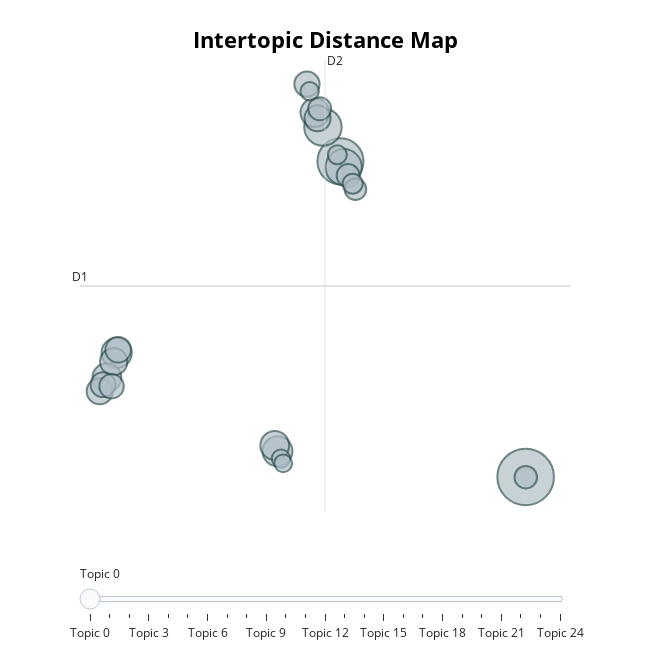

Notebook code cell kept with this figure:
### Markdown cell above
Визуализируем результаты. карта интерактивная

### Code cell
topic_model.visualize_topics()

### Figure 1 — Plotly figure (JSON) as saved in the notebook; plotly's stock layout.template omitted (floating-point values rounded to 4 significant figures)
{"data": [{"customdata": [[0, "время | таки | очень | вс | настя", 151], [1, "нужно | резюме | работы | работу | компании", 100], [2, "менти | менторство | ментора | наставничество | женщин", 66], [3, "сотрудников | управление | навыки | наставничество | мышление", 62], [4, "всем | привет | поиске | буду | работы", 43], [5, "работы | преподавание | русском | языке | россии", 42], [6, "потрясающийнаставник | ваше | благодарю | наставничество | отзыв", 39], [7, "война | беларуси | россии | войну | кипре", 39], [8, "работа | опыт | разработчиков | разработка | стек", 39], [9, "готов | всем | буду | привет | работы", 35], [10, "тестовое | тестовые | тестирование | очень | тестировщика", 32], [11, "онлайн | курс | ментором | обучения | курса", 32], [12, "сообщаю | начинаю | удовольствием | должности | новой", 31], [13, "спасибо | ще | очень | хочу | един", 30], [14, "сервер | которые | разработчики | нужно | программисты", 29], [15, "данных | процессов | управления | знаниями | управление", 28], [16, "английский | английского | языка | тест | английском", 25], [17, "маркетингу | работы | мечты | компании | вддлу", 25], [18, "болады | видео | подумал | алай | сергей", 24], [19, "опыт | знание | работы | слой | вакансия", 22], [20, "вакансия | работы | продаж | опыт | рф", 19], [21, "могу | очень | год | задачи | решать", 17], [22, "стажировки | стажировка | казахстана | программы | которые", 16], [23, "се | рады | биде | хакатонот | долларов", 16], [24, "вакансий | поиска | работы | сша | портал", 15]], "hovertemplate": "<b>Topic %{customdata[0]}</b><br>%{customdata[1]}<br>Size: %{customdata[2]}", "legendgroup": "", "marker": {"color": "#B0BEC5", "line": {"color": "DarkSlateGrey", "width": 2}, "size": [151, 100, 66, 62, 43, 42, 39, 39, 39, 35, 32, 32, 31, 30, 29, 28, 25, 25, 24, 22, 19, 17, 16, 16, 15], "sizemode": "area", "sizeref": 0.09438, "symbol": "circle"}, "mode": "markers", "name": "", "orientation": "v", "showlegend": false, "type": "scatter", "x": [23.7, 8.799, 7.392, 9.058, -9.203, 3.737, 6.744, 3.515, -9.99, -9.439, -10.57, 6.955, -9.081, 6.106, -10.3, -9.613, 7.133, 9.417, 23.71, 10.01, 9.782, 8.55, 4.014, 6.324, 4.193], "xaxis": "x", "y": [-8.795, 3.169, 4.472, 2.946, -4.089, -7.824, 5.016, -7.601, -5.03, -4.426, -5.549, 4.798, -3.976, 6.096, -5.3, -5.358, 5.162, 2.63, -8.804, 2.111, 2.321, 3.415, -8.101, 5.827, -8.28], "yaxis": "y"}], "layout": {"annotations": [{"showarrow": false, "text": "D1", "x": -12.15, "y": -1.558, "yshift": 10}, {"showarrow": false, "text": "D2", "x": 7.557, "xshift": 10, "y": 7.01}], "height": 650, "hoverlabel": {"bgcolor": "white", "font": {"family": "Rockwell", "size": 16}}, "legend": {"itemsizing": "constant", "tracegroupgap": 0}, "margin": {"t": 60}, "shapes": [{"line": {"color": "#CFD8DC", "width": 2}, "type": "line", "x0": 7.557, "x1": 7.557, "y0": -10.12, "y1": 7.01}, {"line": {"color": "#9E9E9E", "width": 2}, "type": "line", "x0": -12.15, "x1": 27.27, "y0": -1.558, "y1": -1.558}], "sliders": [{"active": 0, "pad": {"t": 50}, "steps": [{"args": [{"marker.color": [["red", "#B0BEC5", "#B0BEC5", "#B0BEC5", "#B0BEC5", "#B0BEC5", "#B0BEC5", "#B0BEC5", "#B0BEC5", "#B0BEC5", "#B0BEC5", "#B0BEC5", "#B0BEC5", "#B0BEC5", "#B0BEC5", "#B0BEC5", "#B0BEC5", "#B0BEC5", "#B0BEC5", "#B0BEC5", "#B0BEC5", "#B0BEC5", "#B0BEC5", "#B0BEC5", "#B0BEC5"]]}], "label": "Topic 0", "method": "update"}, {"args": [{"marker.color": [["#B0BEC5", "red", "#B0BEC5", "#B0BEC5", "#B0BEC5", "#B0BEC5", "#B0BEC5", "#B0BEC5", "#B0BEC5", "#B0BEC5", "#B0BEC5", "#B0BEC5", "#B0BEC5", "#B0BEC5", "#B0BEC5", "#B0BEC5", "#B0BEC5", "#B0BEC5", "#B0BEC5", "#B0BEC5", "#B0BEC5", "#B0BEC5", "#B0BEC5", "#B0BEC5", "#B0BEC5"]]}], "label": "Topic 1", "method": "update"}, {"args": [{"marker.color": [["#B0BEC5", "#B0BEC5", "red", "#B0BEC5", "#B0BEC5", "#B0BEC5", "#B0BEC5", "#B0BEC5", "#B0BEC5", "#B0BEC5", "#B0BEC5", "#B0BEC5", "#B0BEC5", "#B0BEC5", "#B0BEC5", "#B0BEC5", "#B0BEC5", "#B0BEC5", "#B0BEC5", "#B0BEC5", "#B0BEC5", "#B0BEC5", "#B0BEC5", "#B0BEC5", "#B0BEC5"]]}], "label": "Topic 2", "method": "update"}, {"args": [{"marker.color": [["#B0BEC5", "#B0BEC5", "#B0BEC5", "red", "#B0BEC5", "#B0BEC5", "#B0BEC5", "#B0BEC5", "#B0BEC5", "#B0BEC5", "#B0BEC5", "#B0BEC5", "#B0BEC5", "#B0BEC5", "#B0BEC5", "#B0BEC5", "#B0BEC5", "#B0BEC5", "#B0BEC5", "#B0BEC5", "#B0BEC5", "#B0BEC5", "#B0BEC5", "#B0BEC5", "#B0BEC5"]]}], "label": "Topic 3", "method": "update"}, {"args": [{"marker.color": [["#B0BEC5", "#B0BEC5", "#B0BEC5", "#B0BEC5", "red", "#B0BEC5", "#B0BEC5", "#B0BEC5", "#B0BEC5", "#B0BEC5", "#B0BEC5", "#B0BEC5", "#B0BEC5", "#B0BEC5", "#B0BEC5", "#B0BEC5", "#B0BEC5", "#B0BEC5", "#B0BEC5", "#B0BEC5", "#B0BEC5", "#B0BEC5", "#B0BEC5", "#B0BEC5", "#B0BEC5"]]}], "label": "Topic 4", "method": "update"}, {"args": [{"marker.color": [["#B0BEC5", "#B0BEC5", "#B0BEC5", "#B0BEC5", "#B0BEC5", "red", "#B0BEC5", "#B0BEC5", "#B0BEC5", "#B0BEC5", "#B0BEC5", "#B0BEC5", "#B0BEC5", "#B0BEC5", "#B0BEC5", "#B0BEC5", "#B0BEC5", "#B0BEC5", "#B0BEC5", "#B0BEC5", "#B0BEC5", "#B0BEC5", "#B0BEC5", "#B0BEC5", "#B0BEC5"]]}], "label": "Topic 5", "method": "update"}, {"args": [{"marker.color": [["#B0BEC5", "#B0BEC5", "#B0BEC5", "#B0BEC5", "#B0BEC5", "#B0BEC5", "red", "#B0BEC5", "#B0BEC5", "#B0BEC5", "#B0BEC5", "#B0BEC5", "#B0BEC5", "#B0BEC5", "#B0BEC5", "#B0BEC5", "#B0BEC5", "#B0BEC5", "#B0BEC5", "#B0BEC5", "#B0BEC5", "#B0BEC5", "#B0BEC5", "#B0BEC5", "#B0BEC5"]]}], "label": "Topic 6", "method": "update"}, {"args": [{"marker.color": [["#B0BEC5", "#B0BEC5", "#B0BEC5", "#B0BEC5", "#B0BEC5", "#B0BEC5", "#B0BEC5", "red", "#B0BEC5", "#B0BEC5", "#B0BEC5", "#B0BEC5", "#B0BEC5", "#B0BEC5", "#B0BEC5", "#B0BEC5", "#B0BEC5", "#B0BEC5", "#B0BEC5", "#B0BEC5", "#B0BEC5", "#B0BEC5", "#B0BEC5", "#B0BEC5", "#B0BEC5"]]}], "label": "Topic 7", "method": "update"}, {"args": [{"marker.color": [["#B0BEC5", "#B0BEC5", "#B0BEC5", "#B0BEC5", "#B0BEC5", "#B0BEC5", "#B0BEC5", "#B0BEC5", "red", "#B0BEC5", "#B0BEC5", "#B0BEC5", "#B0BEC5", "#B0BEC5", "#B0BEC5", "#B0BEC5", "#B0BEC5", "#B0BEC5", "#B0BEC5", "#B0BEC5", "#B0BEC5", "#B0BEC5", "#B0BEC5", "#B0BEC5", "#B0BEC5"]]}], "label": "Topic 8", "method": "update"}, {"args": [{"marker.color": [["#B0BEC5", "#B0BEC5", "#B0BEC5", "#B0BEC5", "#B0BEC5", "#B0BEC5", "#B0BEC5", "#B0BEC5", "#B0BEC5", "red", "#B0BEC5", "#B0BEC5", "#B0BEC5", "#B0BEC5", "#B0BEC5", "#B0BEC5", "#B0BEC5", "#B0BEC5", "#B0BEC5", "#B0BEC5", "#B0BEC5", "#B0BEC5", "#B0BEC5", "#B0BEC5", "#B0BEC5"]]}], "label": "Topic 9", "method": "update"}, {"args": [{"marker.color": [["#B0BEC5", "#B0BEC5", "#B0BEC5", "#B0BEC5", "#B0BEC5", "#B0BEC5", "#B0BEC5", "#B0BEC5", "#B0BEC5", "#B0BEC5", "red", "#B0BEC5", "#B0BEC5", "#B0BEC5", "#B0BEC5", "#B0BEC5", "#B0BEC5", "#B0BEC5", "#B0BEC5", "#B0BEC5", "#B0BEC5", "#B0BEC5", "#B0BEC5", "#B0BEC5", "#B0BEC5"]]}], "label": "Topic 10", "method": "update"}, {"args": [{"marker.color": [["#B0BEC5", "#B0BEC5", "#B0BEC5", "#B0BEC5", "#B0BEC5", "#B0BEC5", "#B0BEC5", "#B0BEC5", "#B0BEC5", "#B0BEC5", "#B0BEC5", "red", "#B0BEC5", "#B0BEC5", "#B0BEC5", "#B0BEC5", "#B0BEC5", "#B0BEC5", "#B0BEC5", "#B0BEC5", "#B0BEC5", "#B0BEC5", "#B0BEC5", "#B0BEC5", "#B0BEC5"]]}], "label": "Topic 11", "method": "update"}, {"args": [{"marker.color": [["#B0BEC5", "#B0BEC5", "#B0BEC5", "#B0BEC5", "#B0BEC5", "#B0BEC5", "#B0BEC5", "#B0BEC5", "#B0BEC5", "#B0BEC5", "#B0BEC5", "#B0BEC5", "red", "#B0BEC5", "#B0BEC5", "#B0BEC5", "#B0BEC5", "#B0BEC5", "#B0BEC5", "#B0BEC5", "#B0BEC5", "#B0BEC5", "#B0BEC5", "#B0BEC5", "#B0BEC5"]]}], "label": "Topic 12", "method": "update"}, {"args": [{"marker.color": [["#B0BEC5", "#B0BEC5", "#B0BEC5", "#B0BEC5", "#B0BEC5", "#B0BEC5", "#B0BEC5", "#B0BEC5", "#B0BEC5", "#B0BEC5", "#B0BEC5", "#B0BEC5", "#B0BEC5", "red", "#B0BEC5", "#B0BEC5", "#B0BEC5", "#B0BEC5", "#B0BEC5", "#B0BEC5", "#B0BEC5", "#B0BEC5", "#B0BEC5", "#B0BEC5", "#B0BEC5"]]}], "label": "Topic 13", "method": "update"}, {"args": [{"marker.color": [["#B0BEC5", "#B0BEC5", "#B0BEC5", "#B0BEC5", "#B0BEC5", "#B0BEC5", "#B0BEC5", "#B0BEC5", "#B0BEC5", "#B0BEC5", "#B0BEC5", "#B0BEC5", "#B0BEC5", "#B0BEC5", "red", "#B0BEC5", "#B0BEC5", "#B0BEC5", "#B0BEC5", "#B0BEC5", "#B0BEC5", "#B0BEC5", "#B0BEC5", "#B0BEC5", "#B0BEC5"]]}], "label": "Topic 14", "method": "update"}, {"args": [{"marker.color": [["#B0BEC5", "#B0BEC5", "#B0BEC5", "#B0BEC5", "#B0BEC5", "#B0BEC5", "#B0BEC5", "#B0BEC5", "#B0BEC5", "#B0BEC5", "#B0BEC5", "#B0BEC5", "#B0BEC5", "#B0BEC5", "#B0BEC5", "red", "#B0BEC5", "#B0BEC5", "#B0BEC5", "#B0BEC5", "#B0BEC5", "#B0BEC5", "#B0BEC5", "#B0BEC5", "#B0BEC5"]]}], "label": "Topic 15", "method": "update"}, {"args": [{"marker.color": [["#B0BEC5", "#B0BEC5", "#B0BEC5", "#B0BEC5", "#B0BEC5", "#B0BEC5", "#B0BEC5", "#B0BEC5", "#B0BEC5", "#B0BEC5", "#B0BEC5", "#B0BEC5", "#B0BEC5", "#B0BEC5", "#B0BEC5", "#B0BEC5", "red", "#B0BEC5", "#B0BEC5", "#B0BEC5", "#B0BEC5", "#B0BEC5", "#B0BEC5", "#B0BEC5", "#B0BEC5"]]}], "label": "Topic 16", "method": "update"}, {"args": [{"marker.color": [["#B0BEC5", "#B0BEC5", "#B0BEC5", "#B0BEC5", "#B0BEC5", "#B0BEC5", "#B0BEC5", "#B0BEC5", "#B0BEC5", "#B0BEC5", "#B0BEC5", "#B0BEC5", "#B0BEC5", "#B0BEC5", "#B0BEC5", "#B0BEC5", "#B0BEC5", "red", "#B0BEC5", "#B0BEC5", "#B0BEC5", "#B0BEC5", "#B0BEC5", "#B0BEC5", "#B0BEC5"]]}], "label": "Topic 17", "method": "update"}, {"args": [{"marker.color": [["#B0BEC5", "#B0BEC5", "#B0BEC5", "#B0BEC5", "#B0BEC5", "#B0BEC5", "#B0BEC5", "#B0BEC5", "#B0BEC5", "#B0BEC5", "#B0BEC5", "#B0BEC5", "#B0BEC5", "#B0BEC5", "#B0BEC5", "#B0BEC5", "#B0BEC5", "#B0BEC5", "red", "#B0BEC5", "#B0BEC5", "#B0BEC5", "#B0BEC5", "#B0BEC5", "#B0BEC5"]]}], "label": "Topic 18", "method": "update"}, {"args": [{"marker.color": [["#B0BEC5", "#B0BEC5", "#B0BEC5", "#B0BEC5", "#B0BEC5", "#B0BEC5", "#B0BEC5", "#B0BEC5", "#B0BEC5", "#B0BEC5", "#B0BEC5", "#B0BEC5", "#B0BEC5", "#B0BEC5", "#B0BEC5", "#B0BEC5", "#B0BEC5", "#B0BEC5", "#B0BEC5", "red", "#B0BEC5", "#B0BEC5", "#B0BEC5", "#B0BEC5", "#B0BEC5"]]}], "label": "Topic 19", "method": "update"}, {"args": [{"marker.color": [["#B0BEC5", "#B0BEC5", "#B0BEC5", "#B0BEC5", "#B0BEC5", "#B0BEC5", "#B0BEC5", "#B0BEC5", "#B0BEC5", "#B0BEC5", "#B0BEC5", "#B0BEC5", "#B0BEC5", "#B0BEC5", "#B0BEC5", "#B0BEC5", "#B0BEC5", "#B0BEC5", "#B0BEC5", "#B0BEC5", "red", "#B0BEC5", "#B0BEC5", "#B0BEC5", "#B0BEC5"]]}], "label": "Topic 20", "method": "update"}, {"args": [{"marker.color": [["#B0BEC5", "#B0BEC5", "#B0BEC5", "#B0BEC5", "#B0BEC5", "#B0BEC5", "#B0BEC5", "#B0BEC5", "#B0BEC5", "#B0BEC5", "#B0BEC5", "#B0BEC5", "#B0BEC5", "#B0BEC5", "#B0BEC5", "#B0BEC5", "#B0BEC5", "#B0BEC5", "#B0BEC5", "#B0BEC5", "#B0BEC5", "red", "#B0BEC5", "#B0BEC5", "#B0BEC5"]]}], "label": "Topic 21", "method": "update"}, {"args": [{"marker.color": [["#B0BEC5", "#B0BEC5", "#B0BEC5", "#B0BEC5", "#B0BEC5", "#B0BEC5", "#B0BEC5", "#B0BEC5", "#B0BEC5", "#B0BEC5", "#B0BEC5", "#B0BEC5", "#B0BEC5", "#B0BEC5", "#B0BEC5", "#B0BEC5", "#B0BEC5", "#B0BEC5", "#B0BEC5", "#B0BEC5", "#B0BEC5", "#B0BEC5", "red", "#B0BEC5", "#B0BEC5"]]}], "label": "Topic 22", "method": "update"}, {"args": [{"marker.color": [["#B0BEC5", "#B0BEC5", "#B0BEC5", "#B0BEC5", "#B0BEC5", "#B0BEC5", "#B0BEC5", "#B0BEC5", "#B0BEC5", "#B0BEC5", "#B0BEC5", "#B0BEC5", "#B0BEC5", "#B0BEC5", "#B0BEC5", "#B0BEC5", "#B0BEC5", "#B0BEC5", "#B0BEC5", "#B0BEC5", "#B0BEC5", "#B0BEC5", "#B0BEC5", "red", "#B0BEC5"]]}], "label": "Topic 23", "method": "update"}, {"args": [{"marker.color": [["#B0BEC5", "#B0BEC5", "#B0BEC5", "#B0BEC5", "#B0BEC5", "#B0BEC5", "#B0BEC5", "#B0BEC5", "#B0BEC5", "#B0BEC5", "#B0BEC5", "#B0BEC5", "#B0BEC5", "#B0BEC5", "#B0BEC5", "#B0BEC5", "#B0BEC5", "#B0BEC5", "#B0BEC5", "#B0BEC5", "#B0BEC5", "#B0BEC5", "#B0BEC5", "#B0BEC5", "red"]]}], "label": "Topic 24", "method": "update"}]}], "title": {"font": {"color": "Black", "size": 22}, "text": "<b>Intertopic Distance Map</b>", "x": 0.5, "xanchor": "center", "y": 0.95, "yanchor": "top"}, "width": 650, "xaxis": {"anchor": "y", "domain": [0, 1], "range": [-12.15, 27.27], "title": {"text": ""}, "visible": false}, "yaxis": {"anchor": "x", "domain": [0, 1], "range": [-10.12, 7.01], "title": {"text": ""}, "visible": false}}}
